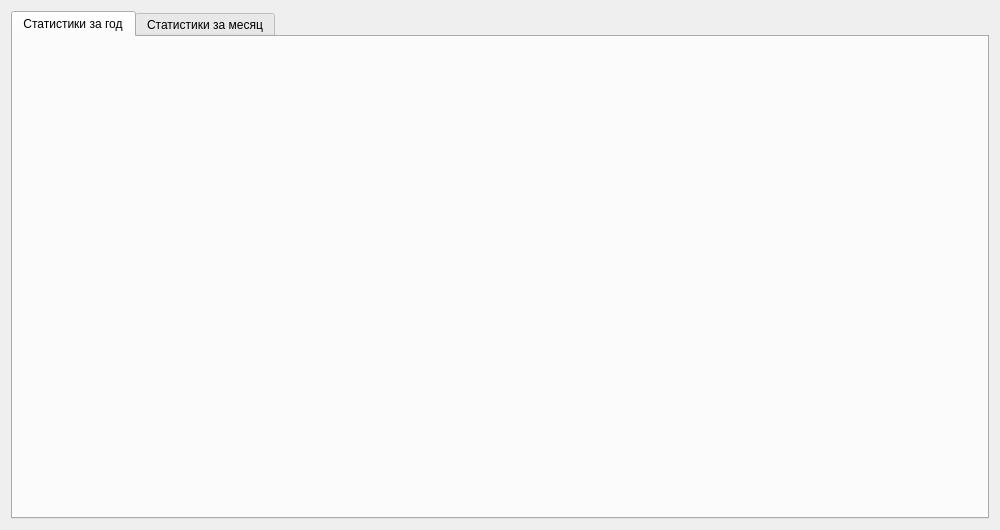
<?xml version="1.0" encoding="UTF-8"?>
<ui version="4.0">
 <class>Dialog_statistics</class>
 <widget class="QDialog" name="Dialog_statistics">
  <property name="geometry">
   <rect>
    <x>0</x>
    <y>0</y>
    <width>1000</width>
    <height>530</height>
   </rect>
  </property>
  <property name="minimumSize">
   <size>
    <width>1000</width>
    <height>450</height>
   </size>
  </property>
  <property name="windowTitle">
   <string>Dialog</string>
  </property>
  <layout class="QGridLayout" name="gridLayout">
   <item row="0" column="0">
    <widget class="QTabWidget" name="tbWidget">
     <property name="tabPosition">
      <enum>QTabWidget::TabPosition::North</enum>
     </property>
     <property name="tabShape">
      <enum>QTabWidget::TabShape::Rounded</enum>
     </property>
     <property name="currentIndex">
      <number>0</number>
     </property>
     <property name="elideMode">
      <enum>Qt::TextElideMode::ElideNone</enum>
     </property>
     <property name="documentMode">
      <bool>false</bool>
     </property>
     <property name="tabsClosable">
      <bool>false</bool>
     </property>
     <property name="movable">
      <bool>false</bool>
     </property>
     <property name="tabBarAutoHide">
      <bool>false</bool>
     </property>
     <widget class="QWidget" name="tab_year">
      <attribute name="title">
       <string>Статистики за год</string>
      </attribute>
     </widget>
     <widget class="QWidget" name="tab_month">
      <attribute name="title">
       <string>Статистики за месяц</string>
      </attribute>
      <layout class="QGridLayout" name="gridLayout_2">
       <item row="1" column="0" colspan="3">
        <widget class="QWidget" name="widget" native="true"/>
       </item>
       <item row="0" column="2">
        <widget class="QComboBox" name="cB_month_numer">
         <property name="currentText">
          <string>Январь</string>
         </property>
         <property name="maxVisibleItems">
          <number>12</number>
         </property>
         <item>
          <property name="text">
           <string>Январь</string>
          </property>
         </item>
         <item>
          <property name="text">
           <string>Февраль</string>
          </property>
         </item>
         <item>
          <property name="text">
           <string>Март</string>
          </property>
         </item>
         <item>
          <property name="text">
           <string>Апрель</string>
          </property>
         </item>
         <item>
          <property name="text">
           <string>Май</string>
          </property>
         </item>
         <item>
          <property name="text">
           <string>Июнь</string>
          </property>
         </item>
         <item>
          <property name="text">
           <string>Июль</string>
          </property>
         </item>
         <item>
          <property name="text">
           <string>Август</string>
          </property>
         </item>
         <item>
          <property name="text">
           <string>Сентябрь</string>
          </property>
         </item>
         <item>
          <property name="text">
           <string>Октябрь</string>
          </property>
         </item>
         <item>
          <property name="text">
           <string>Ноябрь</string>
          </property>
         </item>
         <item>
          <property name="text">
           <string>Декабрь</string>
          </property>
         </item>
        </widget>
       </item>
       <item row="0" column="1">
        <spacer name="horizontalSpacer">
         <property name="orientation">
          <enum>Qt::Orientation::Horizontal</enum>
         </property>
         <property name="sizeHint" stdset="0">
          <size>
           <width>40</width>
           <height>20</height>
          </size>
         </property>
        </spacer>
       </item>
      </layout>
     </widget>
    </widget>
   </item>
  </layout>
 </widget>
 <resources/>
 <connections/>
</ui>
